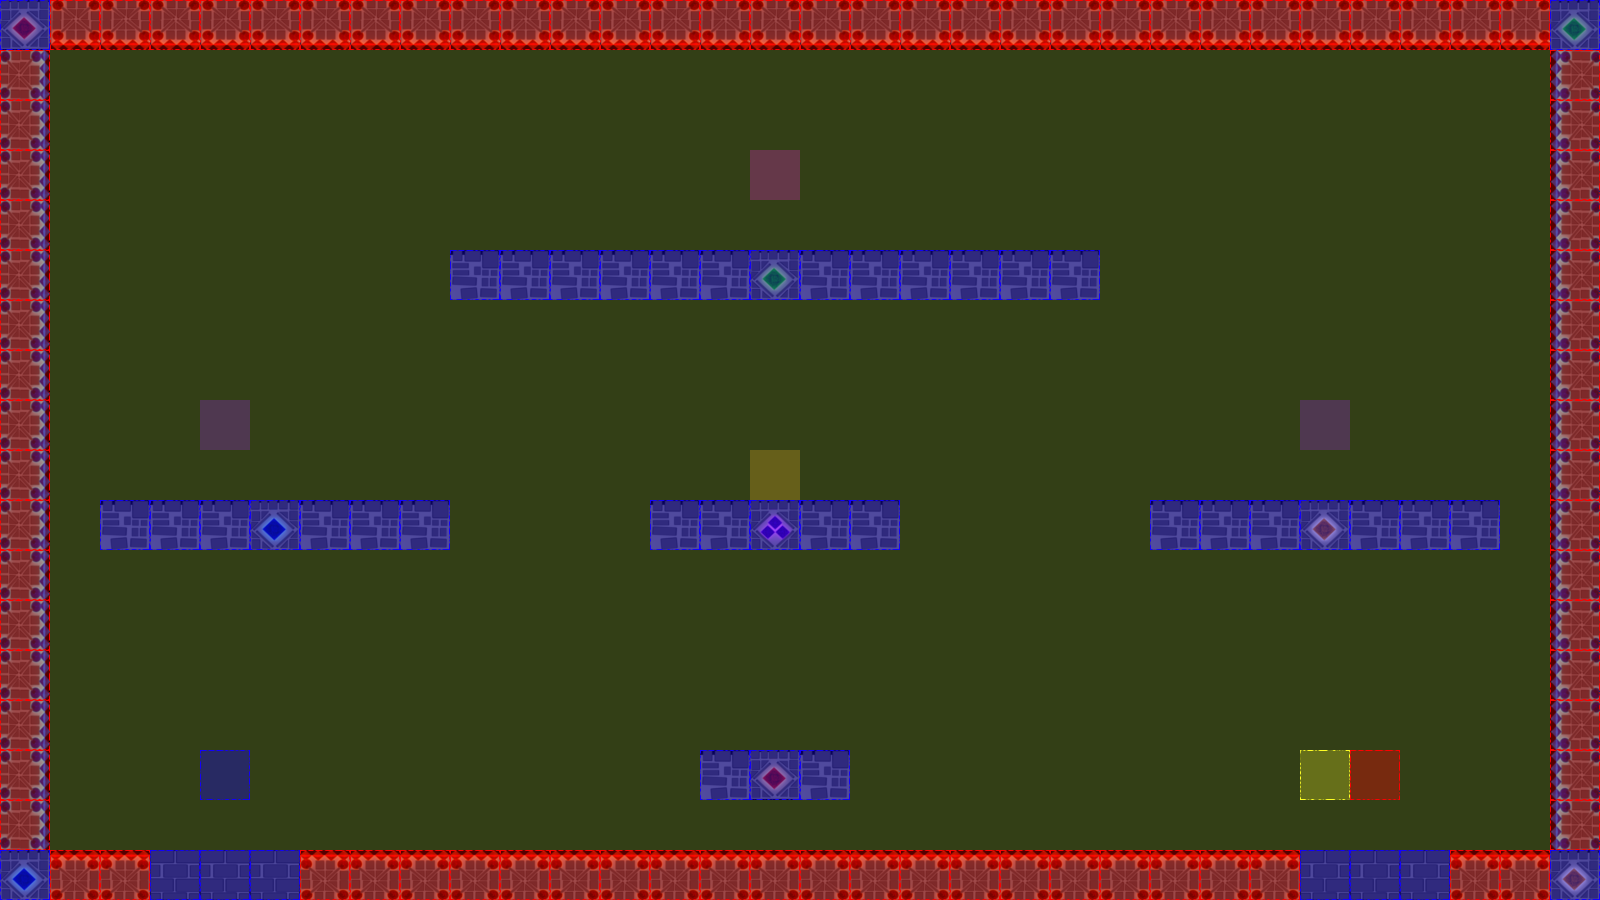

This is a level from a 2D game, rendered from its Tiled map with the project's own tilesets. A one-line summary and the map file follow, with tile-layer data summarised:
An orthogonal 32x18 tile map with 50x50 px tiles, 3 tile layers (terrain, collision, event), 2 tilesets.

<map version="1.0" orientation="orthogonal" renderorder="left-up" width="32" height="18" tilewidth="50" tileheight="50" nextobjectid="3">
 <tileset firstgid="1" name="castleTile" tilewidth="50" tileheight="50" tilecount="36" columns="6">
  <image source="tiles/castleTile.png" width="300" height="300" />
 </tileset>
 <tileset firstgid="37" name="collisionTile" tilewidth="50" tileheight="50" tilecount="12" columns="3">
  <image source="tiles/collisionTile.png" width="150" height="200" />
 </tileset>
 <layer name="terrain" width="32" height="18">
  <data>[576 cells, 131 non-empty, 11 distinct tile ids]</data>
 </layer>
 <layer name="collision" width="32" height="18">
  <data>[576 cells, 576 non-empty, 3 distinct tile ids]</data>
 </layer>
 <layer name="event" width="32" height="18">
  <data>[576 cells, 7 non-empty, 6 distinct tile ids]</data>
 </layer>
</map>
